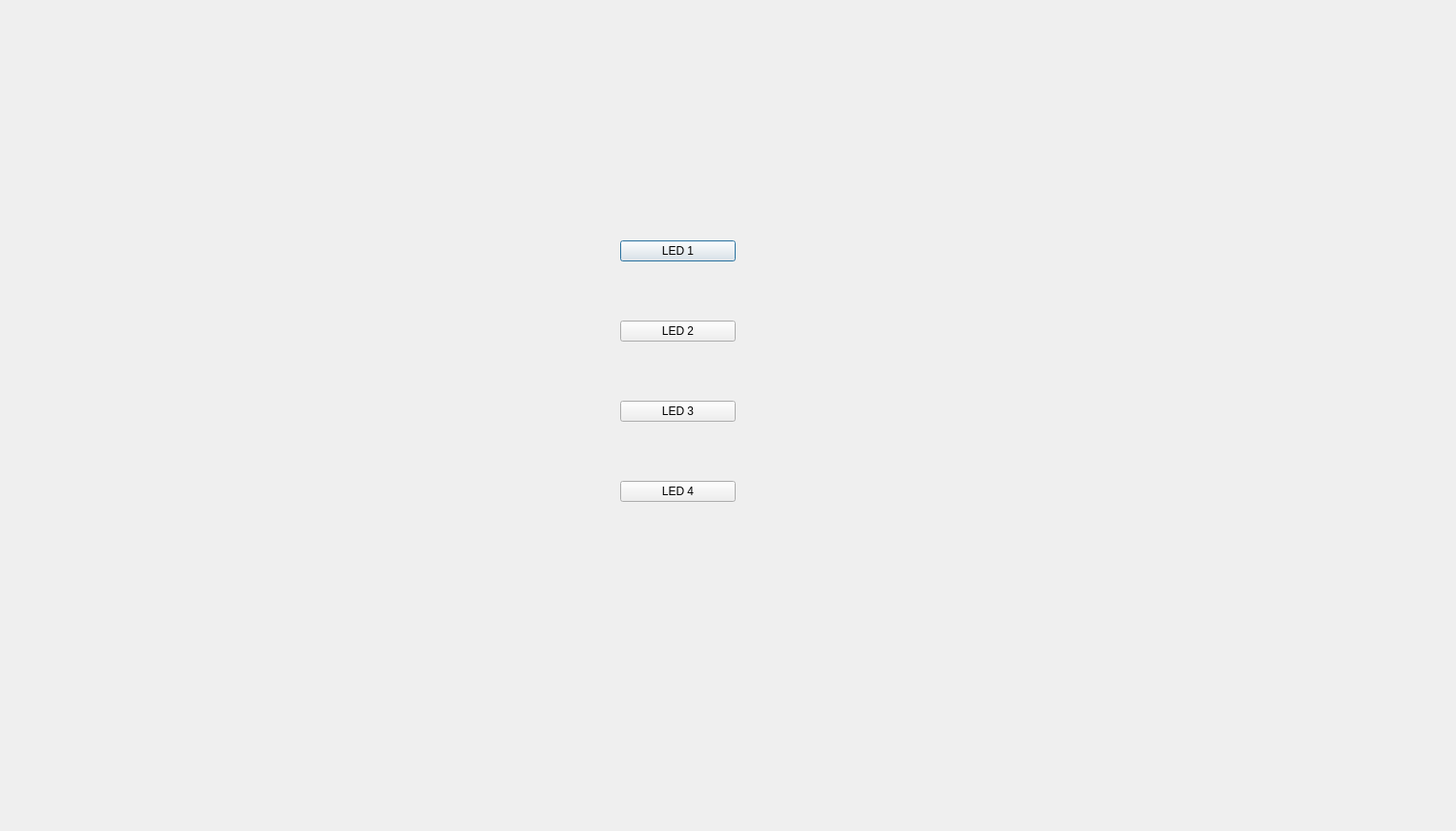
<?xml version="1.0" encoding="UTF-8"?>
<ui version="4.0">
 <class>Dialog</class>
 <widget class="QDialog" name="Dialog">
  <property name="geometry">
   <rect>
    <x>0</x>
    <y>0</y>
    <width>1526</width>
    <height>871</height>
   </rect>
  </property>
  <property name="windowTitle">
   <string>Dialog</string>
  </property>
  <widget class="QWidget" name="verticalLayoutWidget">
   <property name="geometry">
    <rect>
     <x>610</x>
     <y>190</y>
     <width>201</width>
     <height>401</height>
    </rect>
   </property>
   <layout class="QVBoxLayout" name="verticalLayout">
    <property name="spacing">
     <number>0</number>
    </property>
    <property name="leftMargin">
     <number>40</number>
    </property>
    <property name="rightMargin">
     <number>40</number>
    </property>
    <item>
     <widget class="QPushButton" name="pushButton">
      <property name="text">
       <string>LED 1</string>
      </property>
      <property name="iconSize">
       <size>
        <width>20</width>
        <height>20</height>
       </size>
      </property>
      <property name="checkable">
       <bool>true</bool>
      </property>
     </widget>
    </item>
    <item>
     <widget class="QPushButton" name="pushButton_2">
      <property name="text">
       <string>LED 2</string>
      </property>
      <property name="iconSize">
       <size>
        <width>20</width>
        <height>20</height>
       </size>
      </property>
      <property name="checkable">
       <bool>true</bool>
      </property>
     </widget>
    </item>
    <item>
     <widget class="QPushButton" name="pushButton_3">
      <property name="text">
       <string>LED 3</string>
      </property>
      <property name="iconSize">
       <size>
        <width>20</width>
        <height>20</height>
       </size>
      </property>
      <property name="checkable">
       <bool>true</bool>
      </property>
     </widget>
    </item>
    <item>
     <widget class="QPushButton" name="pushButton_4">
      <property name="text">
       <string>LED 4</string>
      </property>
      <property name="iconSize">
       <size>
        <width>20</width>
        <height>20</height>
       </size>
      </property>
      <property name="checkable">
       <bool>true</bool>
      </property>
     </widget>
    </item>
   </layout>
  </widget>
 </widget>
 <resources/>
 <connections/>
</ui>
